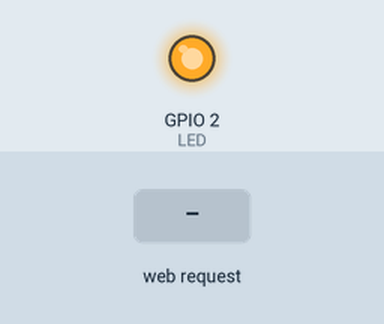
The sketch below on a simulated ESP8266 (NodeMCU). Parts: output pins drawn as LEDs (lit = HIGH). Dashed ring = blinking. The test bench sets the inputs (shaded band). WiFi joins after 1.5 s; servers stay silent unless stated; what the sketch prints to the serial monitor is not drawn.

Above: at 2.7 s.
2.8 s: HTTP request GET /flash received
At 3.05 s:
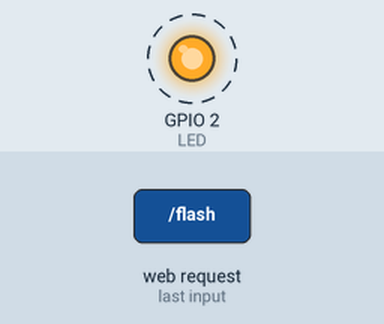
5.8 s: HTTP request GET /flash?delay=1 received
At 6.15 s:
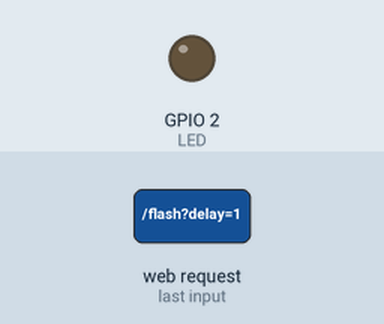
Timing chart, 0 to 8.8 s (numbered marks = the images above; inputs shaded):
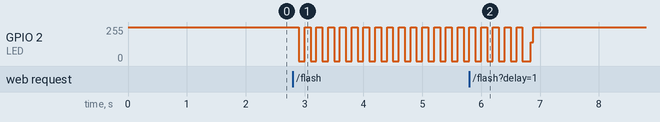

The sketch:

Eye_flashing.ino
```cpp
#include <ESP8266WiFi.h>
#include <ESP8266WebServer.h>

const char *ssid = "YOUR_SSID";
const char *password = "YOUR_PASSWORD";

#define LED 2

ESP8266WebServer server(80);

void setup()
{
    pinMode(LED, OUTPUT);
    digitalWrite(LED, HIGH);

    Serial.begin(9600);

    // Connect to Wi-Fi network with SSID and password
    Serial.print("Connecting to ");
    Serial.println(ssid);
    WiFi.begin(ssid, password);
    while (WiFi.status() != WL_CONNECTED)
    {
        delay(500);
        Serial.print(".");
    }
    // Print local IP address and start web server
    Serial.println("");
    Serial.println("WiFi connected.");
    Serial.println("IP address: ");
    Serial.println(WiFi.localIP());

    server.on("/", []()
              { server.send(200, "text/plain", "Hello Para Warrior IoT"); });

    server.on("/status", []()
              { server.send(200, "text/plain", "Ini adalah Page Status Aktif"); });

    server.on("/flash", handleFlashing);
    server.on("/toggle", handleToggle);
    server.onNotFound(handleNotFound);

    server.begin();
    Serial.println("Webserver dijalankan");
}

void loop()
{
    server.handleClient();
}

void handleFlashing()
{
    int flash;
    int delays;
    String message = "";
    message = "Flashing " + server.arg("flash") + " times with " + server.arg("delay") + " ms delay";
    server.send(200, "text/plain", message);
    if (server.arg("flash") != "")
    {
        flash = server.arg("flash").toInt();
    }
    else
    {
        flash = 20;
    }

    if (server.arg("delay") != "")
    {
        delays = server.arg("delay").toInt();
    }
    else
    {
        delays = 100;
    }

    for (int i = 0; i < flash; i++)
    {
        delay(delays);
        digitalWrite(LED, LOW);
        delay(delays);
        digitalWrite(LED, HIGH);
    }
    digitalWrite(LED, HIGH);
}

void handleToggle()
{
    String Pins = server.arg("pin");
    String status = server.arg("status");
    digitalWrite(Pins.toInt(), status.toInt());
    server.send(200, "text/plain", "Pin " + Pins + " with status " + status);
}

void handleNotFound()
{
    server.send(404, "text/plain", "Page not found ...");
}
```

Measured:
- after the input at 2.8 s, GPIO 2 (LED): alternates 255/255 for 0.10 s and 0/255 for 0.10 s, starting after 0.10 s
